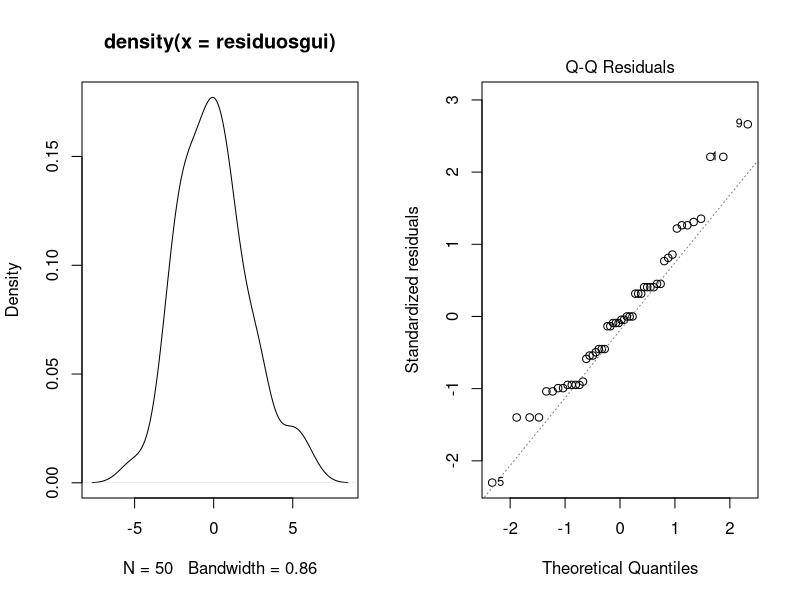

Source code (R): (Note: this script raises an error after producing the figure.)
#vamos a crear un funcion que nos permita crear contrastes entre tratamientos
#donde los coefientes su suma sea sero en un combinacion lineal de las medias al
#comparar tratamientos

control<-c(75,67,70,75,65,71,67,67,76,68)
D1<-c(57,58,60,59,62,60,60,57,59,61)
D2<-c(58,61,56,58,57,56,61,60,57,58)
D3<-c(62,66,65,63,64,62,65,65,62,67)
D4<-c(58,59,58,61,57,56,58,57,57,59)

longitudes<-c(control,D1,D2,D3,D4)
azuc<-rep(c("control","D1","D2","D3","D4"),
          each=10)
azuc=factor(azuc)
datos<-data.frame(longitudes,azuc)
attach(datos)
datos


modelogui=aov(longitudes~azuc,data=datos)
residuosgui=residuals(modelogui)
residuosgui
par(mfrow=c(1,2))
plot(density(residuosgui))
plot(modelogui,which=2)
shapiro.test(residuosgui)
plot(modelodietas,which=1)
require(car)
bartlett.test(longitudes~azuc,data=datos)
plot(1:24,residualesd,pch=19)

summary(modelogui)

#creacion de la funcion- codigo generado por Claude ai


#Este codigo no funciona!!!!!

create_contrasts <- function(treatments) { #donde de cumplirse que la suma de coefientes debe ser cero pero 
  #a los tratamientos que se esta comparando no pueden ser cero esto para definir un combinacion lineal 
  #de coefientes con las media, es decir sumatorio de coeficiente y medias igual a cero
  # Número total de tratamientos
  n_treatments <- length(treatments)
  
  # Crear matriz de contrastes
  contrasts <- matrix(0, nrow = n_treatments - 1, ncol = n_treatments)
  
  # Contraste 1: Control vs Tratamientos
  contrasts[1, ] <- c(1, rep(-1/n_treatments, n_treatments - 1))
  
  # Otros contrastes
  for (i in 2:n_treatments) {
    # Contraste i: Tratamiento i vs Resto de tratamientos
    contrasts[i, ] <- c(rep(0, i - 1), 1, rep(-1/(n_treatments - i + 1), n_treatments - i))
  }
  
  return(contrasts)
}

#llamar a funcion

treatments <- c(control, D1, D2, D3, D4)
contrasts <- create_contrasts(treatments)


